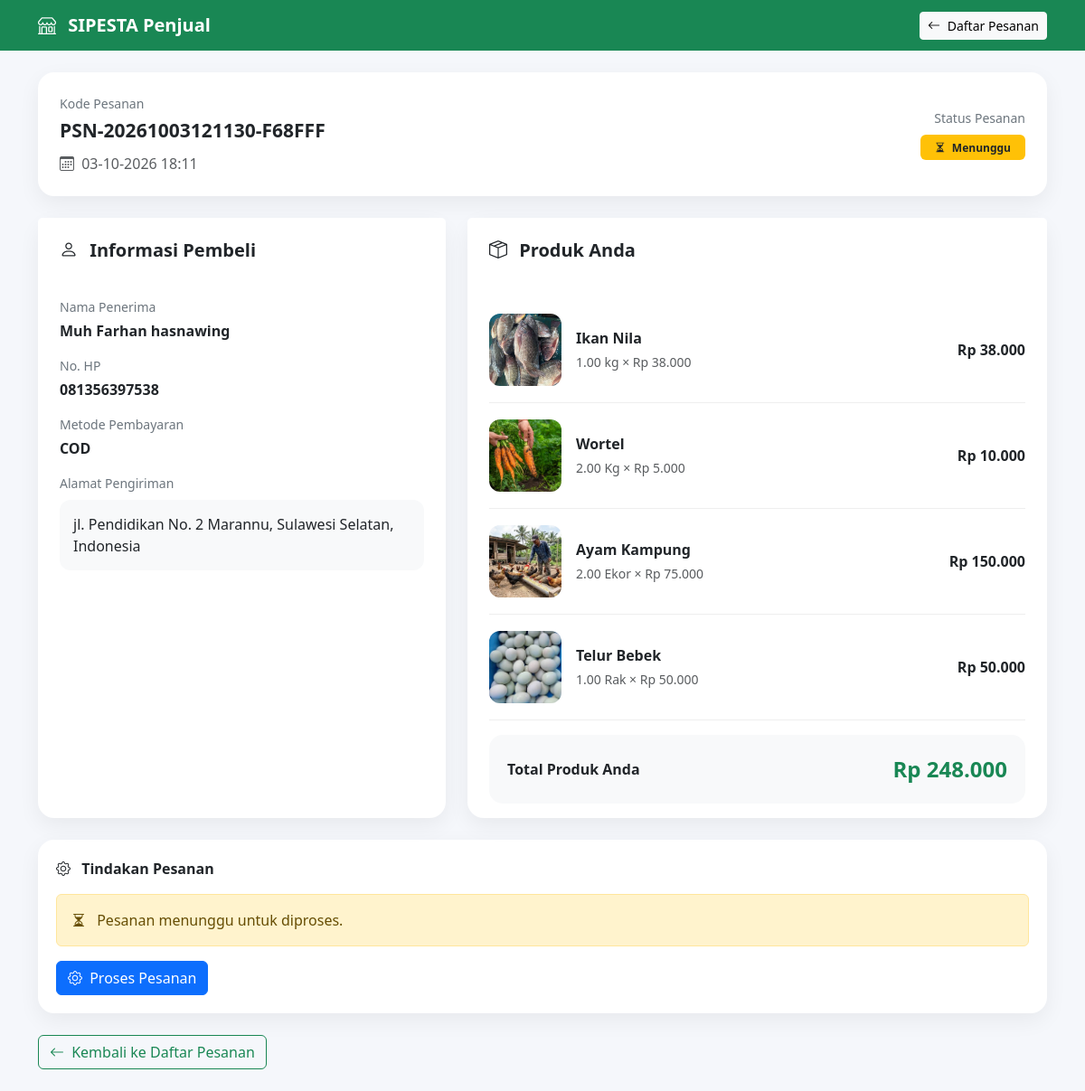
The page /penjual/detail_pesanan.php?id=13 (signed in) on the database its author committed.
### tables this page shows
CREATE TABLE `pesanan` (
  `id` int(11) NOT NULL,
  `kode_pesanan` varchar(30) NOT NULL,
  `pembeli_id` int(11) NOT NULL,
  `nama_penerima` varchar(150) DEFAULT NULL,
  `no_hp` varchar(30) DEFAULT NULL,
  `tanggal_pesanan` datetime DEFAULT current_timestamp(),
  `total_harga` decimal(15,2) NOT NULL DEFAULT 0.00,
  `alamat_pengiriman` text NOT NULL,
  `catatan` text DEFAULT NULL,
  `metode_pembayaran` enum('COD','Transfer') DEFAULT 'COD',
  `STATUS` varchar(20) NOT NULL DEFAULT 'menunggu',
  `created_at` timestamp NOT NULL DEFAULT current_timestamp(),
  `updated_at` timestamp NOT NULL DEFAULT current_timestamp() ON UPDATE current_timestamp(),
  `latitude_pengiriman` decimal(10,8) DEFAULT NULL,
  `longitude_pengiriman` decimal(11,8) DEFAULT NULL,
  `jarak_km` decimal(10,2) DEFAULT NULL,
  `ongkos_kirim` decimal(15,2) NOT NULL DEFAULT 0.00
);

CREATE TABLE `detail_pesanan` (
  `id` int(11) NOT NULL,
  `pesanan_id` int(11) NOT NULL,
  `pesanan_penjual_id` int(11) DEFAULT NULL,
  `produk_id` int(11) NOT NULL,
  `jumlah` decimal(15,2) NOT NULL,
  `harga` decimal(15,2) NOT NULL,
  `subtotal` decimal(15,2) NOT NULL
);

CREATE TABLE `produk` (
  `id` int(11) NOT NULL,
  `penjual_id` int(11) NOT NULL,
  `kategori_id` int(11) NOT NULL,
  `nama_produk` varchar(150) NOT NULL,
  `deskripsi` text DEFAULT NULL,
  `harga` decimal(15,2) NOT NULL DEFAULT 0.00,
  `satuan` varchar(50) NOT NULL,
  `stok` decimal(15,2) NOT NULL DEFAULT 0.00,
  `foto` varchar(255) DEFAULT NULL,
  `STATUS` enum('tersedia','habis','nonaktif') DEFAULT 'tersedia',
  `created_at` timestamp NOT NULL DEFAULT current_timestamp(),
  `updated_at` timestamp NOT NULL DEFAULT current_timestamp() ON UPDATE current_timestamp()
);

### config/auth.php (called while the page is built, shortened)
<?php
function userId()
{
    return (int)($_SESSION['user_id'] ?? 0);
}

### config/helper.php (called while the page is built, shortened)
<?php
function e($text)
{
    return htmlspecialchars($text ?? '', ENT_QUOTES, 'UTF-8');
}
function rupiah($angka)
{
    return 'Rp ' . number_format(
        $angka,
        0,
        ',',
        '.'
    );
}

### penjual/detail_pesanan.php (the view, shortened to what this page needs)
<?php
require_once "../config/database.php";
require_once "../config/auth.php";
require_once "../config/helper.php";
$user_id = userId();
$pesanan_id = isset($_GET['id'])
    ? (int) $_GET['id']
    : 0;
$stmtPenjual = $conn->prepare("
    SELECT
        id,
        nama_usaha,
        alamat
    FROM penjual
    WHERE user_id = ?
    LIMIT 1
");
$stmtPenjual->bind_param(
    "i",
    $user_id
);
$stmtPenjual->execute();
$penjual = $stmtPenjual
    ->get_result()
    ->fetch_assoc();
$penjual_id = (int) $penjual['id'];
$stmtPesanan = $conn->prepare("
    SELECT DISTINCT
        p.id,
        p.kode_pesanan,
        p.pembeli_id,
        p.nama_penerima,
        p.no_hp,
        p.tanggal_pesanan,
        p.alamat_pengiriman,
        p.catatan,
        p.metode_pembayaran,
        p.status
    FROM pesanan p
    INNER JOIN detail_pesanan dp
        ON p.id = dp.pesanan_id
    INNER JOIN produk pr
        ON dp.produk_id = pr.id
    WHERE p.id = ?
      AND pr.penjual_id = ?
    LIMIT 1
");
$stmtPesanan->bind_param(
    "ii",
    $pesanan_id,
    $penjual_id
);
$stmtPesanan->execute();
$pesanan = $stmtPesanan
    ->get_result()
    ->fetch_assoc();
$stmtDetail = $conn->prepare("
    SELECT
        dp.id,
        dp.produk_id,
        dp.jumlah,
        dp.harga,
        dp.subtotal,
        pr.nama_produk,
        pr.satuan,
        pr.foto
    FROM detail_pesanan dp
    INNER JOIN produk pr
        ON dp.produk_id = pr.id
    WHERE dp.pesanan_id = ?
      AND pr.penjual_id = ?
    ORDER BY dp.id ASC
");
$stmtDetail->bind_param(
    "ii",
    $pesanan_id,
    $penjual_id
);
$stmtDetail->execute();
$detailPesanan = $stmtDetail->get_result();
$totalPenjual = 0;
$detailData = [];
while ($item = $detailPesanan->fetch_assoc()) {
    $totalPenjual += (float) $item['subtotal'];
    $detailData[] = $item;
}
function badgeStatusPenjualDetail($status)
{
    switch (strtolower(trim($status))) {
        case 'menunggu':
            return '
                <span class="badge bg-warning text-dark px-3 py-2">
                    <i class="bi bi-hourglass-split me-1"></i>
                    Menunggu
                </span>
            ';
    }
}
?>
<!DOCTYPE html>
<html lang="id">
<head>
    <link
        href="https://cdn.jsdelivr.net/npm/bootstrap@5.3.2/dist/css/bootstrap.min.css"
        rel="stylesheet"
    >
    <link
        href="https://cdn.jsdelivr.net/npm/bootstrap-icons@1.11.3/font/bootstrap-icons.css"
        rel="stylesheet"
    >
</head>
<body>
<nav class="navbar navbar-dark navbar-custom">
    <div class="container">
        <a
            href="index.php"
            class="navbar-brand fw-bold"
        >
            <i class="bi bi-shop me-2"></i>
            SIPESTA Penjual
        </a>
        <a
            href="pesanan.php"
            class="btn btn-light btn-sm"
        >
            <i class="bi bi-arrow-left me-1"></i>
            Daftar Pesanan
        </a>
    </div>
</nav>
<div class="container py-4">
<div class="card card-custom mb-4">
    <div class="card-body p-4">
        <div class="row align-items-center">
            <div class="col-md-8">
                <div class="info-label">
                    Kode Pesanan
                </div>
                <div class="order-code">
                    <?= e($pesanan['kode_pesanan']) ?>
                </div>
                <div class="text-muted mt-2">
                    <i class="bi bi-calendar3 me-1"></i>
                    <?= date(
                        'd-m-Y H:i',
                        strtotime($pesanan['tanggal_pesanan'])
                    ) ?>
                </div>
            </div>
            <div class="col-md-4 text-md-end mt-3 mt-md-0">
                <div class="info-label mb-2">
                    Status Pesanan
                </div>
                <?= badgeStatusPenjualDetail(
                    $pesanan['status']
                ) ?>
            </div>
        </div>
    </div>
</div>
<div class="row g-4">
    <div class="col-lg-5">
        <div class="card card-custom h-100">
            <div class="card-header bg-white border-0 p-4">
                <h5 class="fw-bold mb-0">
                    <i class="bi bi-person me-2"></i>
                    Informasi Pembeli
                </h5>
            </div>
            <div class="card-body px-4">
                <div class="mb-3">
                    <div class="info-label">
                        Nama Penerima
                    </div>
                    <div class="info-value">
                        <?= e(
                            $pesanan['nama_penerima']
                        ) ?>
                    </div>
                </div>
                <div class="mb-3">
                    <div class="info-label">
                        No. HP
                    </div>
                    <div class="info-value">
                        <?= e(
                            $pesanan['no_hp']
                        ) ?>
                    </div>
                </div>
                <div class="mb-3">
                    <div class="info-label">
                        Metode Pembayaran
                    </div>
                    <div class="info-value">
                        <?= e(
                            $pesanan['metode_pembayaran']
                        ) ?>
                    </div>
                </div>
                <div class="mb-3">
                    <div class="info-label">
                        Alamat Pengiriman
                    </div>
                    <div class="address-box mt-2">
                        <?= nl2br(
                            e($pesanan['alamat_pengiriman'])
                        ) ?>
                    </div>
                </div>
            </div>
        </div>
    </div>
    <div class="col-lg-7">
        <div class="card card-custom">
            <div class="card-header bg-white border-0 p-4">
                <h5 class="fw-bold mb-0">
                    <i class="bi bi-box-seam me-2"></i>
                    Produk Anda
                </h5>
            </div>
            <div class="card-body px-4">
                <?php if (count($detailData) > 0): ?>
                    <?php foreach ($detailData as $item): ?>
                        <div class="product-row">
                            <div class="row
                                        align-items-center
                                        g-3">
                                <div class="col-auto">
                                    <?php if (
                                        !empty($item['foto']) &&
                                        file_exists(
                                            "../uploads/produk/" .
                                            $item['foto']
                                        )
                                    ): ?>
                                        <img
                                            src="../uploads/produk/<?= e($item['foto']) ?>"
                                            class="product-image"
                                            alt="<?= e($item['nama_produk']) ?>"
                                        >
                                    <?php else: ?>
                                        <div class="product-placeholder">
                                            <i class="bi bi-image"></i>
                                        </div>
                                    <?php endif; ?>
                                </div>
                                <div class="col">
                                    <div class="fw-bold">
                                        <?= e(
                                            $item['nama_produk']
                                        ) ?>
                                    </div>
                                    <div class="text-muted small mt-1">
                                        <?= e(
                                            $item['jumlah']
                                        ) ?>
                                        <?= e(
                                            $item['satuan']
                                        ) ?>
                                        ×
                                        <?= rupiah(
                                            $item['harga']
                                        ) ?>
                                    </div>
                                </div>
                                <div class="col-auto">
                                    <strong>
                                        <?= rupiah(
                                            $item['subtotal']
                                        ) ?>
                                    </strong>
                                </div>
                            </div>
                        </div>
                    <?php endforeach; ?>
                <?php else: ?>
                    <div class="alert alert-warning">
                        Produk Anda tidak ditemukan.
                    </div>
                <?php endif; ?>
                <div class="total-box mt-3">
                    <div class="d-flex
                                justify-content-between
                                align-items-center">
                        <span class="fw-semibold">
                            Total Produk Anda
                        </span>
                        <span class="fs-4
                                     fw-bold
                                     text-success">
                            <?= rupiah(
                                $totalPenjual
                            ) ?>
                        </span>
                    </div>
                </div>
            </div>
        </div>
    </div>
</div>
<div class="action-box mt-4">
    <div class="fw-bold mb-3">
        <i class="bi bi-gear me-2"></i>
        Tindakan Pesanan
    </div>
    <?php
    $statusSekarang = strtolower(
        trim($pesanan['status'] ?? '')
    );
    ?>
    <?php if ($statusSekarang === 'menunggu'): ?>
        <div class="alert alert-warning mb-3">
            <i class="bi bi-hourglass-split me-2"></i>
            Pesanan menunggu untuk diproses.
        </div>
        <form
            action="proses_pesanan.php"
            method="POST"
            onsubmit="return confirm(
                'Apakah Anda yakin ingin memproses pesanan ini?'
            );"
        >
            <button
                type="submit"
                class="btn btn-primary"
            >
                <i class="bi bi-gear me-1"></i>
                Proses Pesanan
            </button>
        </form>
    <?php else: ?>
        <div class="alert alert-secondary mb-0">
            Status pesanan tidak dikenali.
        </div>
    <?php endif; ?>
</div>
<div class="mt-4">
    <a
        href="pesanan.php"
        class="btn btn-outline-success"
    >
        <i class="bi bi-arrow-left me-1"></i>
        Kembali ke Daftar Pesanan
    </a>
</div>
</div>
</body>
</html>

### penjual/detail_pesanan.php (style rules this page uses)
body { background: #f5f7fb; }
.navbar-custom { background: #198754; }
.card-custom { border: none; border-radius: 18px; box-shadow: 0 8px 25px rgba(0, 0, 0, .06); }
.order-code { font-size: 21px; font-weight: 700; }
.info-label { color: #6c757d; font-size: 14px; margin-bottom: 4px; }
.info-value { font-weight: 600; }
.address-box { background: #f8f9fa; border-radius: 12px; padding: 15px; }
.product-row { border-bottom: 1px solid #eeeeee; padding: 18px 0; }
.product-image { width: 80px; height: 80px; object-fit: cover; border-radius: 12px; background: #f1f3f5; }
.total-box { background: #f8f9fa; border-radius: 15px; padding: 20px; }
.action-box { background: #ffffff; border-radius: 18px; box-shadow: 0 8px 25px rgba(0, 0, 0, .06); padding: 20px; }

### rows shown on the page
pesanan: kode_pesanan "PSN-20261003121130-F68FFF", tanggal_pesanan "03-10-2026 18:11", nama_penerima "Muh Farhan hasnawing", no_hp "081356397538", metode_pembayaran "COD", alamat_pengiriman "jl. Pendidikan No. 2 Marannu, Sulawesi Selatan, Indonesia"
detail_pesanan: produk.foto (picture), produk.nama_produk "Ikan Nila", jumlah "1.00", produk.satuan "kg", harga "Rp 38.000", subtotal "Rp 38.000"
detail_pesanan: produk.foto (picture), produk.nama_produk "Wortel", jumlah "2.00", produk.satuan "Kg", harga "Rp 5.000", subtotal "Rp 10.000"
detail_pesanan: produk.foto (picture), produk.nama_produk "Ayam Kampung", jumlah "2.00", produk.satuan "Ekor", harga "Rp 75.000", subtotal "Rp 150.000"
detail_pesanan: produk.foto (picture), produk.nama_produk "Telur Bebek", jumlah "1.00", produk.satuan "Rak", harga "Rp 50.000", subtotal "Rp 50.000"
